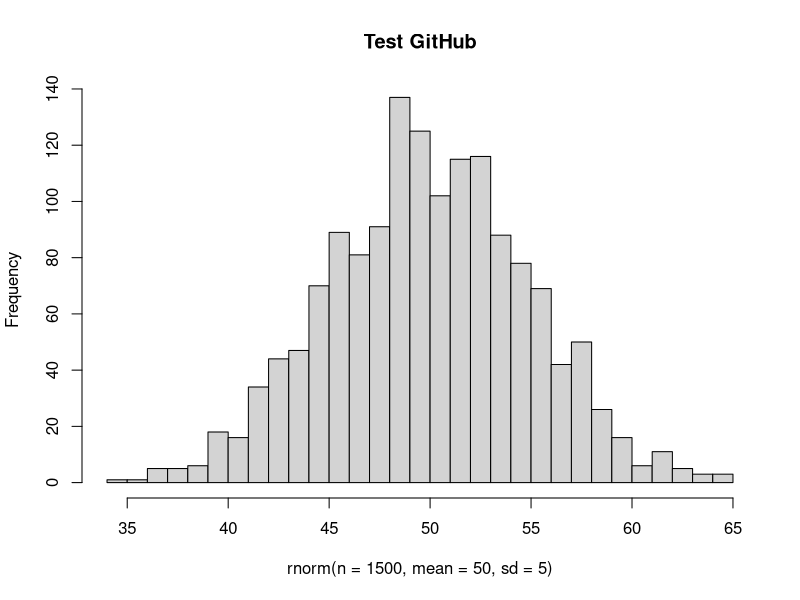

Source code (R):
## ---- chunk 1
hist(rnorm(n = 1500, mean = 50, sd = 5), breaks = 30, main = "Test GitHub")
